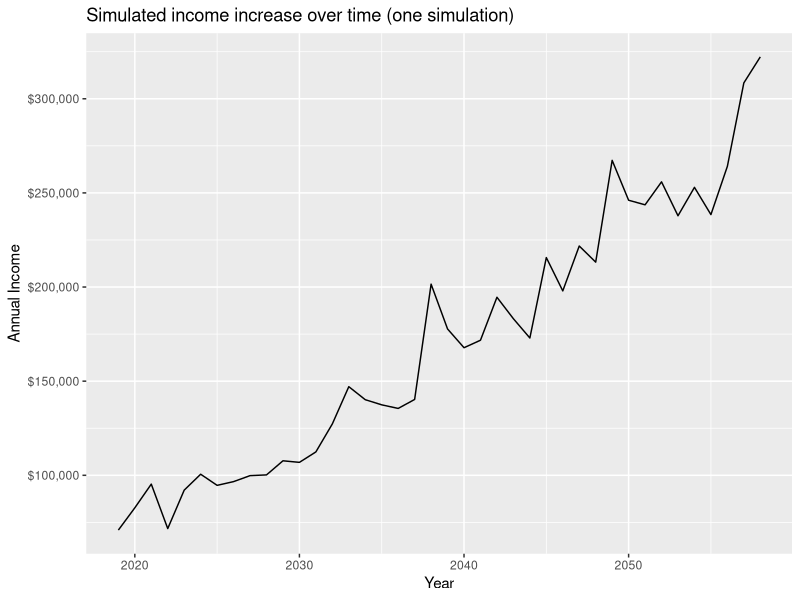
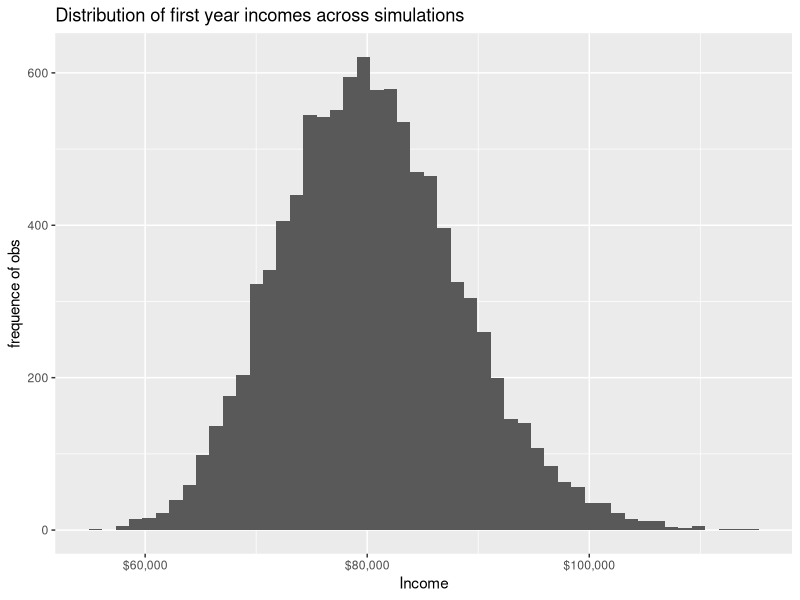
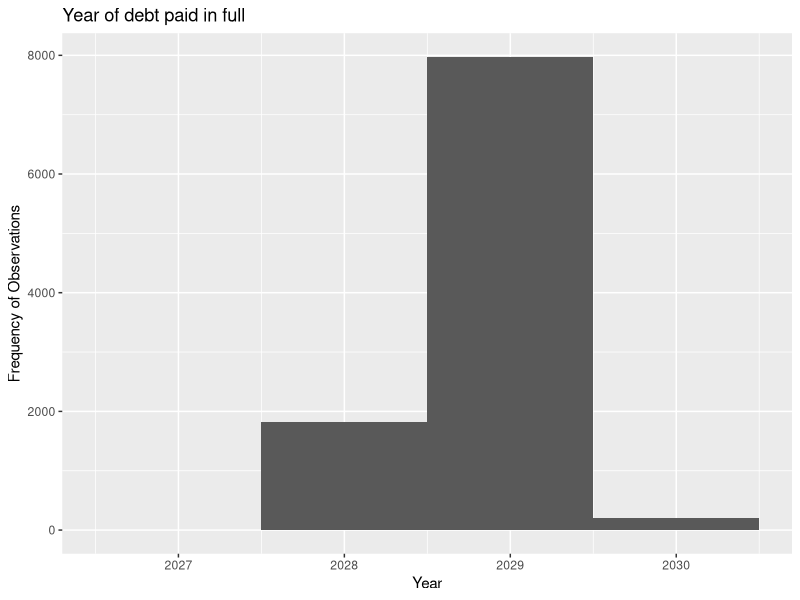

Generate these figures, in order, with R: (Note: a time limit stopped this script after it produced the figures.)
## ---- chunk 1

# Load necessary libraries and set seed.
library(tidyverse)
set.seed(1234)

# Create a function to calculate increasing annual income.
income <- function(base_inc, p, g, sigma, n_years, start_year = 2019){
  errors <- rnorm(n_years, mean = 0, sd = sigma)
  
  income_log <- vector("numeric", n_years)
  
  for(year in seq_len(n_years)){
    if(year == 1){
      income_log[[year]] <- log(base_inc) + errors[[year]]
    } else {
      income_log[[year]] <- (1 - p) * (log(base_inc)) + g * (year - 1) +
        p * income_log[[year - 1]] + errors[[year]]
    }
  }
  # Output of data frame, with variables of income and year.
  data_frame(inc = exp(income_log),
             year = 2019 + seq_len(n_years) - 1)
}
## ---- chunk 2

# Define the simulation; 10000 simulations, each of 40 years length.
n_sims <- 10000
n_years <- 40

# Now use rerun function to simulate the data iterations, then create a data frame 
simulated_income <- n_sims %>%
  rerun(income(base_inc = 80000, p = .2,
                      g = 0.03, sigma = .1,
                      n_years = n_years, start_year = 2019)) %>%
  bind_rows(.id = "id") %>%
  select(id, year, inc)

# View the data frame we've created.
View(simulated_income)

# Plot the first income path. Id is the variable that defines which simulated income path.
simulated_income %>%
  filter(id == 1) %>%
  ggplot(aes(year, inc)) +
  geom_line() +
  labs(title = "Simulated income increase over time (one simulation)",
       x = "Year", 
       y = "Annual Income") +
  scale_y_continuous(labels = scales::dollar)

## ---- chunk 3

# Plot histogram of the first year's income.
simulated_income %>%
  filter(year == 2019) %>%
  ggplot(aes(inc)) +
  geom_histogram(bins = 50) +
  scale_x_continuous(labels = scales::dollar) +
  labs(title = "Distribution of first year incomes across simulations",
       x = "Income",
       y = "frequence of obs")

# Calculate the percentage of simulations above 100,000k in the first year out of the program.
simulated_income %>%
  filter(year == 2019) %>%
  mutate(above_100k = inc >100000) %>%
  summarize(n_above = sum(above_100k),
            n = n(),
            n_above_pct = n_above /n)

# Calculate the percentage of incomes less than 70k in the first year out.
simulated_income %>%
  filter(year == 2019) %>%
  mutate(below_70k = inc < 70000) %>%
  summarize(n_below = sum(below_70k),
            n = n(),
            n_below_pct = n_below /n)
## ---- chunk 4

# Create a function to calculate increasing annual income, with a variable for debt as it decreases over time.
income_debt <- function(base_inc, p, g, start_year = 2019, sigma, years, debtPct, debt0){
  errors <- rnorm(years, mean = 0, sd = sigma)

  # Creating vector for annual income with debt.
  income_log <- vector("numeric", years)
  debt <- vector("numeric", years)
  
  # For loop with equations for income.
  for(year in seq_len(years)){
    if (year == 1){
      income_log[[year]]<- log(base_inc) + errors[[year]]
    }else {
      income_log[[year]] <- (1 - p) * (log(base_inc) + g * (year-1)) + p * income_log[[year - 1]] +           errors[[year]]
    }
  }
  # For loop with equations for debt.
for(year in seq_len(years)){
    if (year == 1){
      debt[[year]]<- debt0 - debtPct * exp(income_log[[year]])
    }else {
     if(debt[[year - 1]] > 0){
     debt[[year]]<- debt[[year - 1]] - debtPct*exp(income_log[[year]])
      }else{
        debt[[year]] <- 0
    }
    }
}
  
  # Turning vector into data frame.
  data_frame(inc = exp(income_log), year = 2019 + seq_len(years) - 1, debt = debt)
}

# Define simulations, like in Part 1.
n_sims <- 10000
years <- 40

# Define new dataframe, this time with debt.
simulated_debt <- n_sims %>%
  rerun(
    income_debt(base_inc = 80000, p = .2, g = .03, years = years, sigma = .1, debtPct = .1, 
                debt0 = 95000)) %>%
    bind_rows(.id = "id") %>%
    select(id, year, inc, debt)

View(simulated_debt)

simulated_debt %>%
  filter(debt < 0) %>%
  ggplot(aes(year)) +
  geom_histogram(bins = 4) +
  labs(title = "Year of debt paid in full",
       x = "Year",
       y = "Frequency of Observations")

simulated_debt %>%
  filter(debt < 0) %>%
  mutate(within_10 = year <= 2028) %>%
  summarize(debt_within = sum(within_10),
            n = n(),
            debt_within_pct = debt_within /n)  

## ---- chunk 5

# Create a function to calculate increasing annual income, with a variable for debt as it decreases over time.
income_debt <- function(base_inc, p, g, start_year = 2019, sigma, years, debtPct, debt0){
  errors <- rnorm(years, mean = 0, sd = sigma)

  # Creating vector for annual income with debt.
  income_log <- vector("numeric", years)
  debt <- vector("numeric", years)
  
  # For loop with equations for income.
  for(year in seq_len(years)){
    if (year == 1){
      income_log[[year]]<- log(base_inc) + errors[[year]]
    }else {
      income_log[[year]] <- (1 - p) * (log(base_inc) + g * (year-1)) + p * income_log[[year - 1]] +           errors[[year]]
    }
  }
  # For loop with equations for debt.
for(year in seq_len(years)){
    if (year == 1){
      debt[[year]]<- debt0 - debtPct * exp(income_log[[year]])
    }else {
     if(debt[[year - 1]] > 0){
     debt[[year]]<- debt[[year - 1]] - debtPct*exp(income_log[[year]])
      }else{
        debt[[year]] <- 0
    }
    }
}
  
  # Turning vector into data frame.
  data_frame(inc = exp(income_log), year = 2019 + seq_len(years) - 1, debt = debt)
}

# Define simulations, like in Part 1.
n_sims <- 10000
years <- 40

# Define new dataframe, this time with debt.
simulated_debt_85 <- n_sims %>%
  rerun(
    income_debt(base_inc = 85000, p = .2, g = .03, years = years, sigma = .15, debtPct = .1, 
                debt0 = 95000)) %>%
    bind_rows(.id = "id") %>%
    select(id, year, inc, debt)

View(simulated_debt_85)

simulated_debt_85 %>%
  filter(debt < 0) %>%
  ggplot(aes(year)) +
  geom_histogram(bins = 5) +
  labs(title = "Year of debt paid in full - higher starting salary",
       x = "Year",
       y = "Frequency of Observations")

simulated_debt_85 %>%
  filter(debt < 0) %>%
  mutate(within_10 = year <= 2028) %>%
  summarize(debt_within = sum(within_10),
            n = n(),
            debt_within_pct = debt_within /n)  
  
